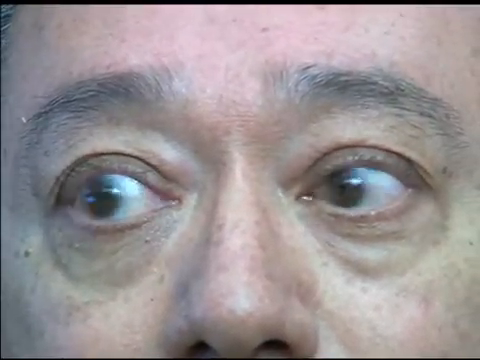
#> input picture frame 1255 of videoplayback.mp4, 480 x 360 px
$ python main.py
#> lines starting #> are read from the running program, lines starting #| are printed output that depends on the picture; after the words box and inside, x2 and y2 are one past the last pixel; in counts of white or black regions, pixels touching at a corner belong together
import cv2
import numpy as np
import find_pupils_class

# загрузить видеофайл
cap = cv2.VideoCapture('videoplayback.mp4')

# проверить, открыт ли файл успешно
if not cap.isOpened():
    print("Не удалось открыть видеофайл")

coordinates_arr = np.array([[0,0,0,0,0]]) # № кадра, x1, y1, x2, y2
i = 0 # № кадра

# установить позицию кадра
cap.set(cv2.CAP_PROP_POS_FRAMES, 1255) # пример для чтения 50-го кадра

# прочитать первый кадр из видео
ret, img = cap.read()
#> img is the input picture: shape (360, 480, 3); mean B, G, R 148.9, 146.9, 154.3

#while ret:
while i < 30:
    # поиск зрачков
    # кадр в черно-белое изображение для облегчения поиска контуров
    gray = cv2.cvtColor(img, cv2.COLOR_BGR2GRAY)
    cv2.imwrite('images/gray.jpg', gray)


    # бинаризовать изображение с помощью порогового значения
    thresh = cv2.threshold(gray,85, 255, cv2.THRESH_BINARY)[1]
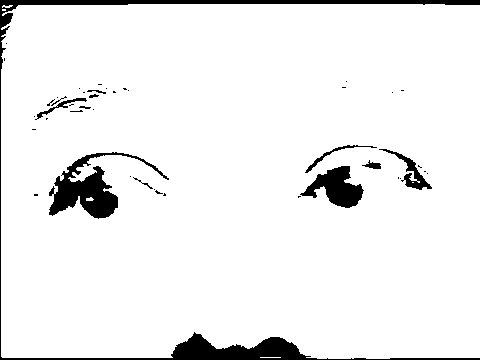
#> thresh: shape (360, 480); 93.9% white; 44 black regions (32 under 20 px), largest, box (x1, y1, x2, y2) and area: (0, 0, 480, 360) 5550, (49, 152, 169, 219) 2504, (300, 166, 364, 208) 1359
    cv2.imwrite('images/thresh.jpg', thresh)

    # удалить шум на изображении с помощью медианного фильтра
    thresh = cv2.medianBlur(thresh, 5)
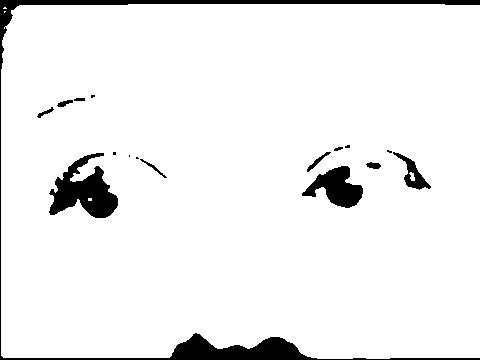
#> thresh: shape (360, 480); 94.1% white; 17 black regions (6 under 20 px), largest, box (x1, y1, x2, y2) and area: (0, 0, 480, 360) 5608, (49, 153, 118, 218) 2337, (302, 166, 363, 208) 1349

    # найти закрашенные круги на изображении
    circles = cv2.HoughCircles(thresh, cv2.HOUGH_GRADIENT_ALT, dp=1, minDist=5, param1=30, param2=0, minRadius=17, maxRadius=22)
#> circles = [[343, 186, 20.14]]

    # нарисовать найденные круги на изображении
    x1 = x2 = y1 = y2 = 0
    if circles is not None:
        circles = circles[0, :].astype("int")
#> circles = [[343, 186, 20]]
        for (x, y, r) in circles:
            if y > 150 and y < 190:
                if x < 200:
                    x1 = x
                    y1 = y
                else:
                    x2 = x
                    y2 = y
                cv2.circle(img, (x, y), r, (0, 255, 0), 2)
#> this loop made 1 pass
#> (x, y, r, x2, y2) on pass 1: (343, 186, 20, 343, 186)
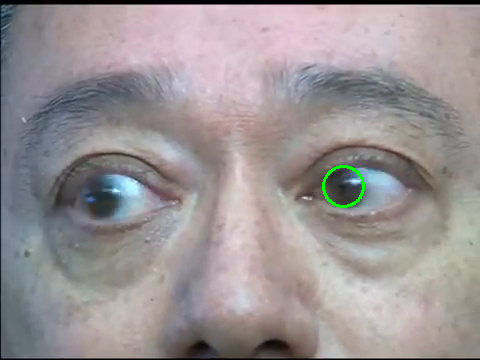
#> img: shape (360, 480, 3); 0.22% of pixels changed, all inside (x1, y1, x2, y2) = (322, 165, 365, 208)

        filename = 'images/test/circles_{}.jpg'.format(i)
        # сохранить изображение с нарисованными кругами
        cv2.imwrite(filename, img)
        new_row = np.array([[i,x1,y1,x2,y2]])
#> new_row = [[0, 0, 0, 343, 186]]
        coordinates_arr = np.append(coordinates_arr, new_row, axis=0)
#> coordinates_arr = [[0, 0, 0, 0, 0], [0, 0, 0, 343, 186]]

    i += 1
    ret, img = cap.read()
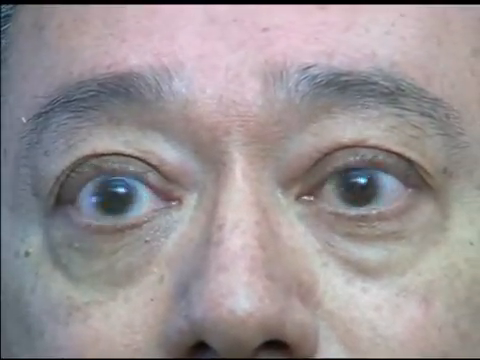
#> input picture frame 1256 of videoplayback.mp4, 480 x 360 px
#> img is the input picture: shape (360, 480, 3); mean B, G, R 148.4, 146.5, 154.1

# освободить ресурсы
cap.release()

$ run again, starting later in the video
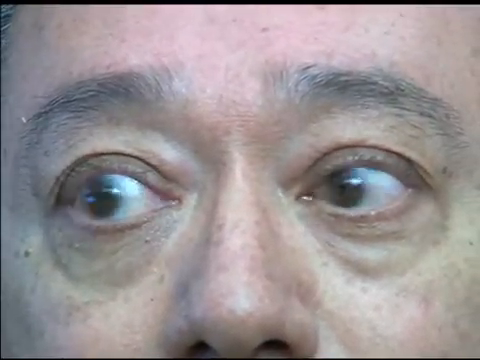
#> input picture frame 1255 of videoplayback.mp4, 480 x 360 px
#> img is the input picture: shape (360, 480, 3); mean B, G, R 148.9, 146.9, 154.3
#> `circles = cv2.HoughCircles(thresh, cv2.HOUGH_GRADIENT_ALT, dp=1, minDi..`: circles = [[343, 186, 20.14]]
#> `circles = circles[0, :].astype("int")`: circles = [[343, 186, 20]]
#> the loop `for (x, y, r) in circles:` made 1 pass
#> (x, y, r, x2, y2) on pass 1: (343, 186, 20, 343, 186)
#> new_row = [[0, 0, 0, 343, 186]]
#> coordinates_arr = [[0, 0, 0, 0, 0], [0, 0, 0, 343, 186]]
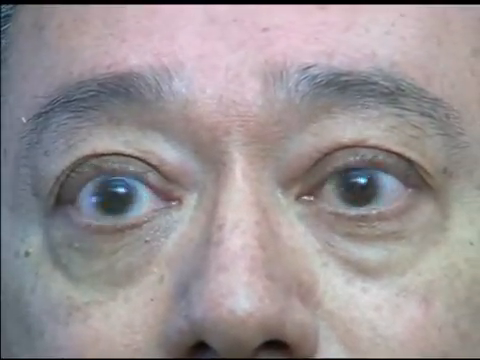
#> input picture frame 1256 of videoplayback.mp4, 480 x 360 px
#> img is the input picture: shape (360, 480, 3); mean B, G, R 148.4, 146.5, 154.1

$ run again, starting later in the video
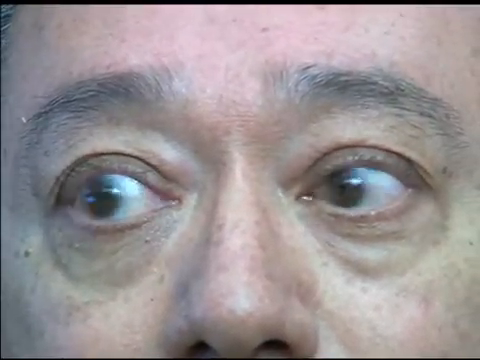
#> input picture frame 1255 of videoplayback.mp4, 480 x 360 px
#> img is the input picture: shape (360, 480, 3); mean B, G, R 148.9, 146.9, 154.3
#> `circles = cv2.HoughCircles(thresh, cv2.HOUGH_GRADIENT_ALT, dp=1, minDi..`: circles = [[343, 186, 20.14]]
#> `circles = circles[0, :].astype("int")`: circles = [[343, 186, 20]]
#> the loop `for (x, y, r) in circles:` made 1 pass
#> (x, y, r, x2, y2) on pass 1: (343, 186, 20, 343, 186)
#> new_row = [[0, 0, 0, 343, 186]]
#> coordinates_arr = [[0, 0, 0, 0, 0], [0, 0, 0, 343, 186]]
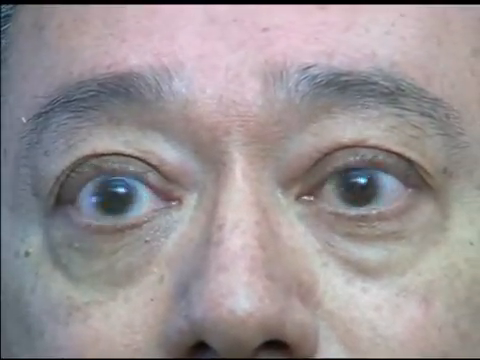
#> input picture frame 1256 of videoplayback.mp4, 480 x 360 px
#> img is the input picture: shape (360, 480, 3); mean B, G, R 148.4, 146.5, 154.1
